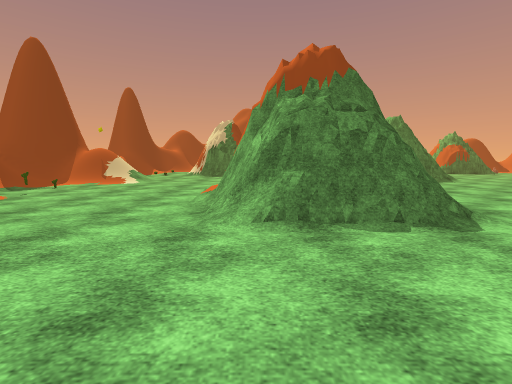
view 1 (above)

24 first-person views from a walk through a Unity game level. The camera is 1.32 m above the floor, tilts 6° down and sees 85° across. The floor is counted in squares, 1.92 m on a side. Each view is taken from the middle of a square. On the plan, view 1 faces up. The plan holds only what a view shows up to about 9 squares ahead; the rest is blank. The player is left out. Some surface patterns are stand-ins.

view 2
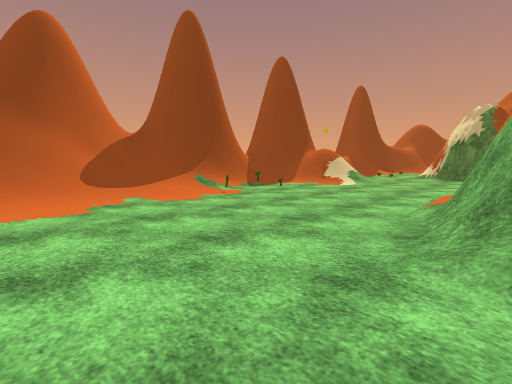

view 3
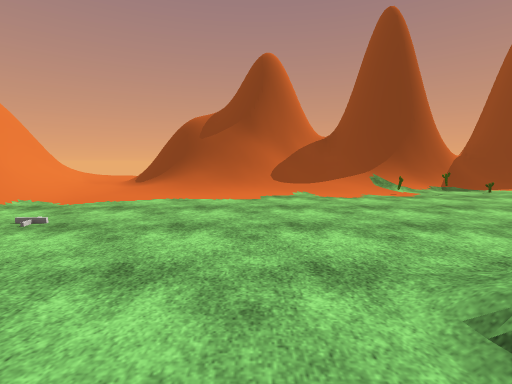

view 4
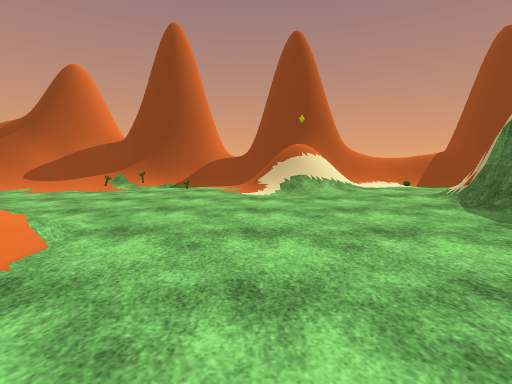

view 5
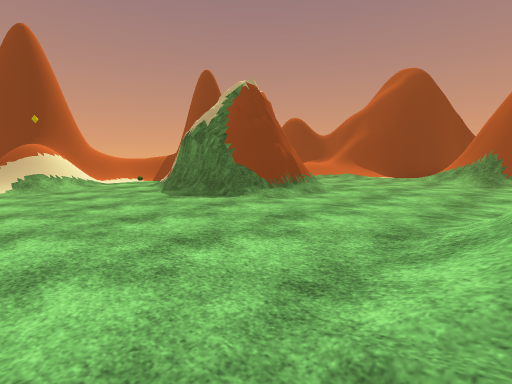

view 6
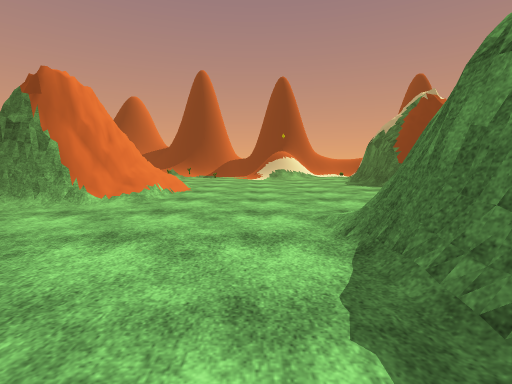

view 7
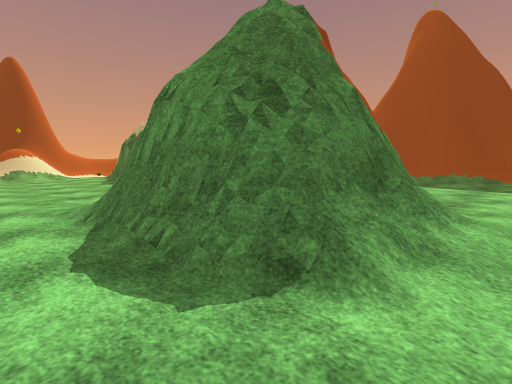

view 8
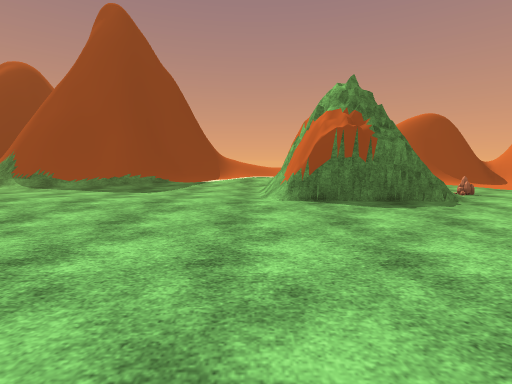

view 9
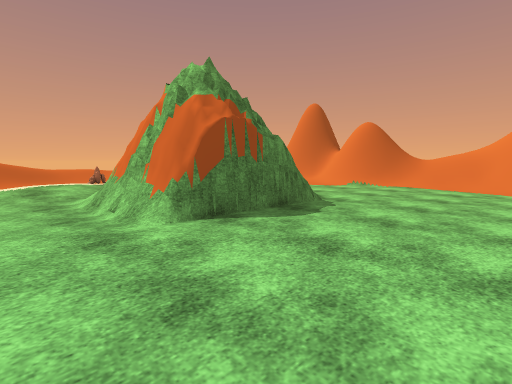

view 10
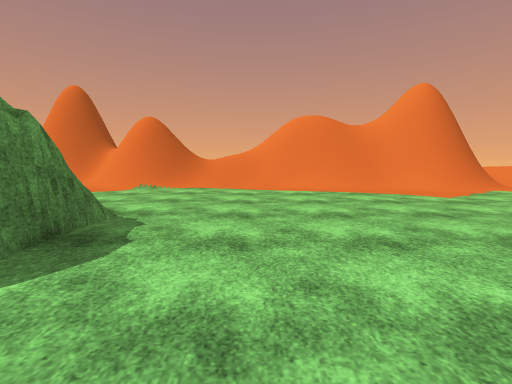

view 11
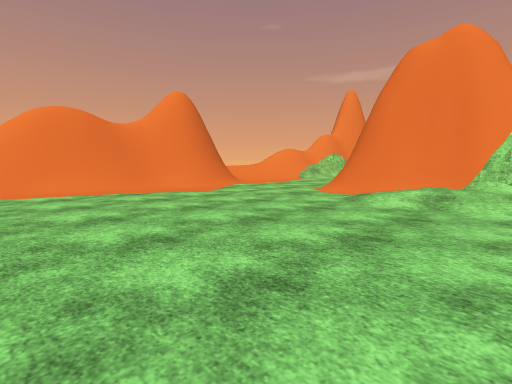

view 12
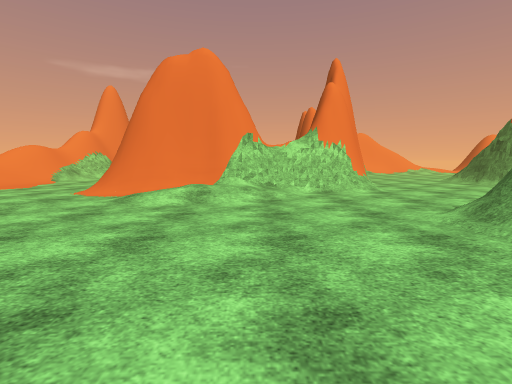

view 13
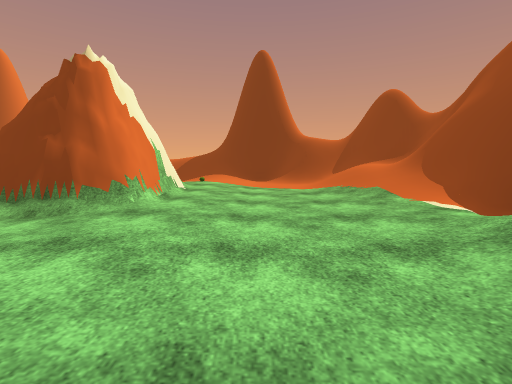

view 14
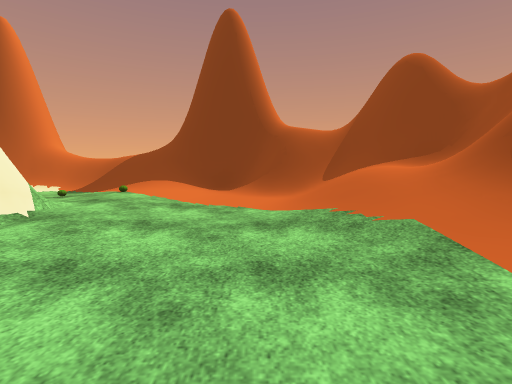

view 15
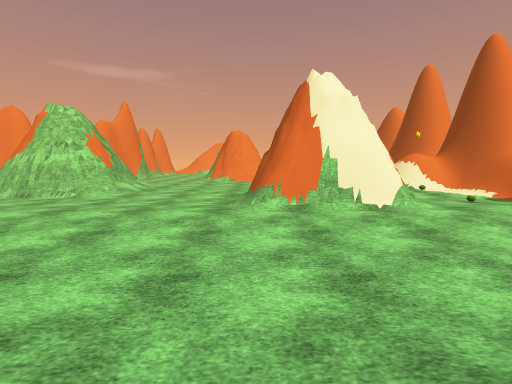

view 16
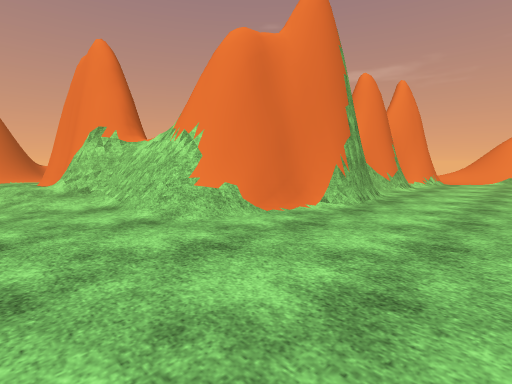

view 17
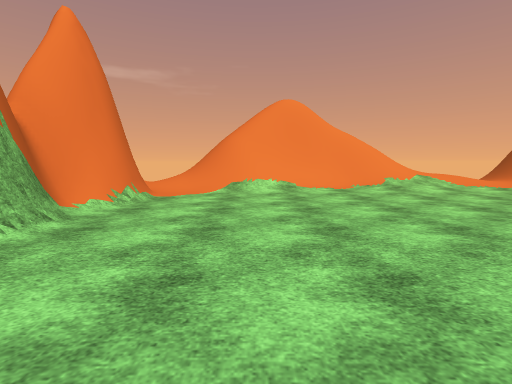

view 18
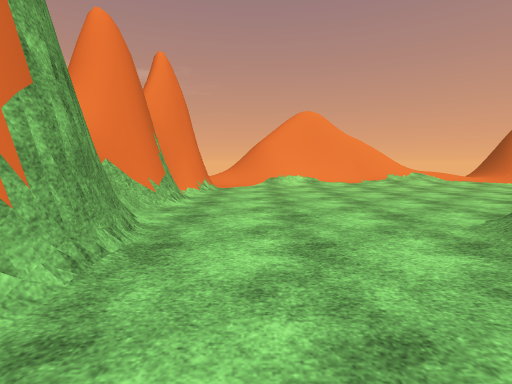

view 19
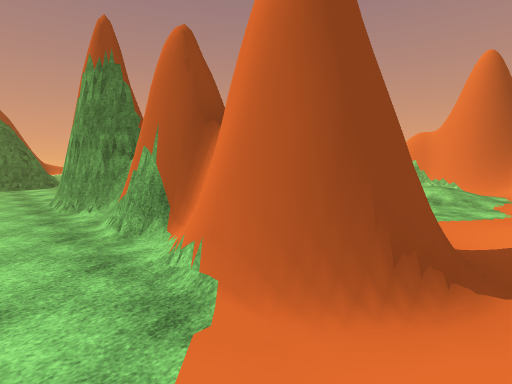

view 20
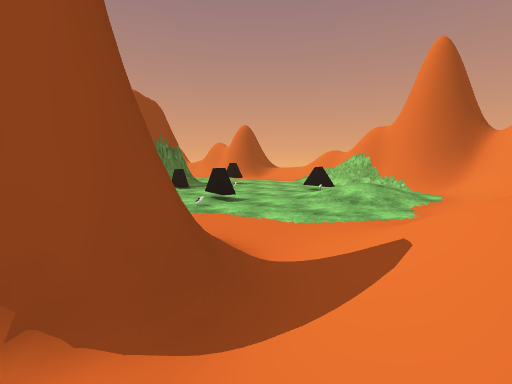

view 21
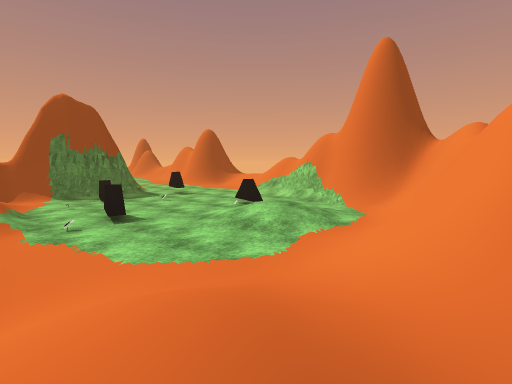

view 22
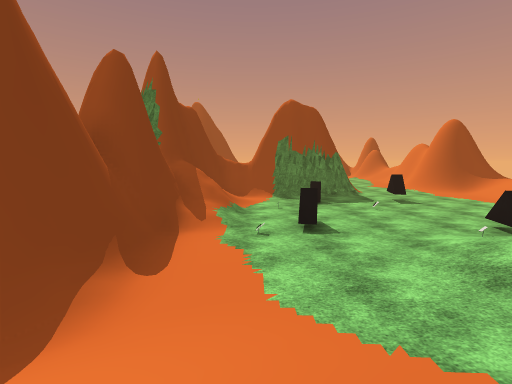

view 23
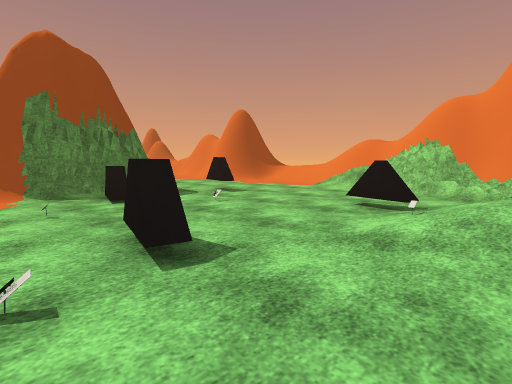

view 24
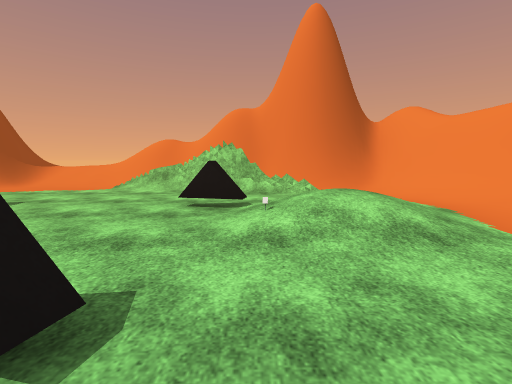

### Floor plan
Key: @ floor where view 1 was taken; # wall or solid block; x gap in a wall; . main floor; : floor 0.25 m higher than the main floor; + floor 0.5 m higher than the main floor; * floor 1 m higher than the main floor; % floor 1.25 m higher than the main floor; & floor 2 m higher than the main floor; / step, stairs or slope; = window, fence, low wall or low ledge; v drop or lower ground; R rock; O other object.
Columns run from 8 left of view 1 to 19 right of it. Each row starts with its distance up from view 1.
 24                   **
 23                  ///
 22                  /:
 21   #######      #
 20   ///%///.######::+:    //.#
 19  #/v///:::/###/:.::.    ../#
 18  ##=.......::......#   ...##
 17  ##................#  .R..##
 16  #/::::::::::::::..###....//
 15  //::/###::::::...........//
 14  ///. ###................../
 13  //::####.../##=........../#
 12 ##/:::::::::####..........##
 11 ##//:.......####..........#
 10 ##&//......./##...........#
  9 ##//.............../:..../##
  8 #/:...............//##.../##
  7 ##/....:+//..../######/...//
  6  #/O...=###....#######...../
  5 ##/..../###....## ........//
  4 #//.....###....##/..#.....//
  3 ##/...../##....##/........=/
  2  #/............##/......./=/
  1  #/............##/.#..#..##
  0  #/.....@......##....//..#
 -1 ##.............##....++./#
 -2 /..::..........##..../:.###
 -3 :////::.::.////:.//...//###
 -4 /### :+//####=/://///####
 -5     #.   ///vx   /////

Positions as (right, up) in squares from view 1, and headings:
1: (0, 0), facing up
2: (0, 1), facing up-left
3: (1, 2), facing left
4: (2, 9), facing left
5: (4, 9), facing up-left
6: (7, 9), facing left
7: (8, 9), facing up-left
8: (10, 11), facing up
9: (9, 13), facing up-right
10: (10, 14), facing right
11: (10, 14), facing down-right
12: (10, 14), facing down
13: (4, 17), facing left
14: (1, 18), facing left
15: (0, 20), facing down
16: (4, 9), facing down-right
17: (4, 4), facing down
18: (5, 6), facing down
19: (5, -3), facing up-right
20: (7, -4), facing up-right
21: (9, -5), facing up-right
22: (10, -4), facing up
23: (10, -1), facing up-right
24: (10, 0), facing right
